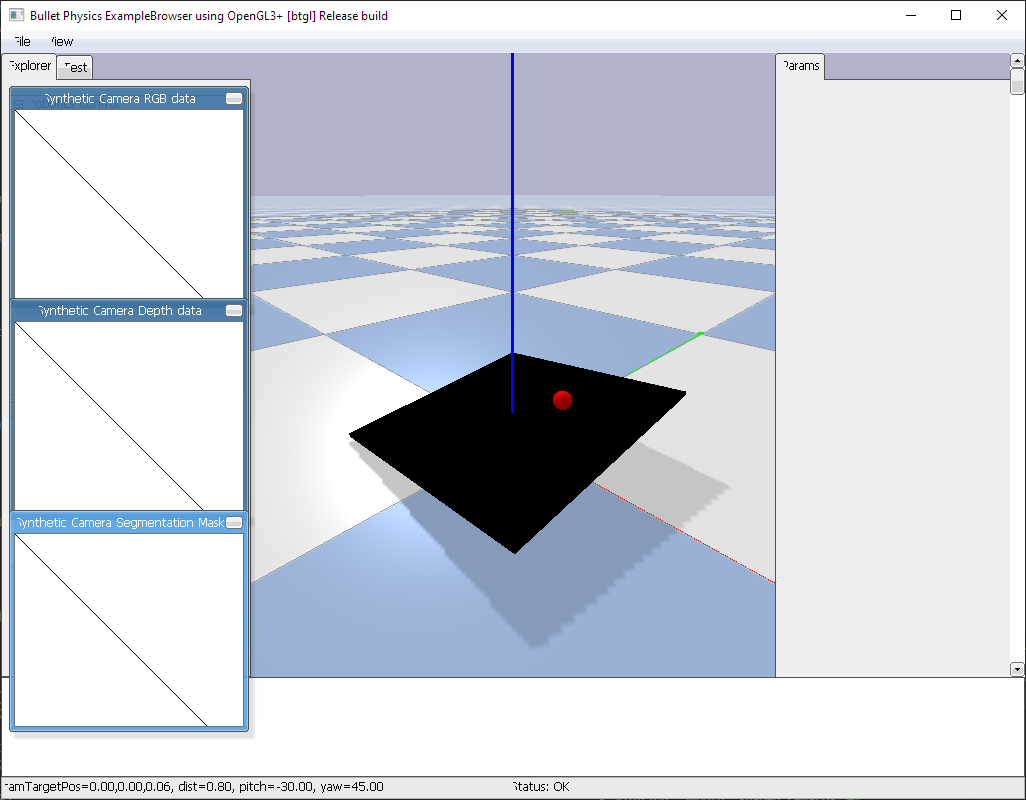
#> input picture sim.png, 1026 x 800 px; its folder holds only this picture in this run
$ python -i ball_detection_test.py   (imports and definitions only)
#> lines starting #> are read from the running program, lines starting #| are printed output that depends on the picture; after the words box and inside, x2 and y2 are one past the last pixel; in counts of white or black regions, pixels touching at a corner belong together
#> further down, picture is the input picture: shape (800, 1026, 3); mean B, G, R 219.9, 210.2, 205.5
"""
Ball Detection Test - Blue Marker Version

This script tests ball detection on your blue marker calibrated base plate.
Place a white ping pong ball on your table and see if it gets detected.

Setup Requirements:
- Run camera_calibration_color.py first to calibrate blue markers
- 35x35cm base plate with 4 blue markers at corners
- White ping pong ball on the tilting table surface

Usage: python ball_detection_test.py
"""

import cv2
import numpy as np
import time
import os
import json
from typing import Optional, Tuple
import pyrealsense2 as rs


class BlueMarkerBallDetectionTest:
    """Test ball detection with blue marker calibrated camera"""

    def __init__(self):
        self.pipeline = None
        self.config = None
        self.table_corners_pixels = None

        # Base plate and table dimensions
        self.base_plate_size = 0.35  # 35cm x 35cm base plate
        self.table_size = 0.25       # 25cm x 25cm tilting table
        self.platform_height = 0.115 # 11.5cm platform height increase

        # Ball detector settings - Adjusted for ball on platform (higher/closer to camera)
        self.lower_white = np.array([0, 0, 180])    # Lower brightness threshold
        self.upper_white = np.array([180, 50, 255]) # Higher saturation tolerance
        self.min_contour_area = 100                 # Slightly higher minimum area
        self.max_contour_area = 15000              # Much larger maximum area for closer ball
        self.circularity_threshold = 0.6           # More lenient circularity

        # Zoom/crop settings
        self.use_crop = True  # Enable cropping to zoom in on table
        self.crop_margin = 50  # Extra pixels around table corners
        self.show_crop_view = False  # Show separate crop window
        self.show_debug_mask = False  # Show HSV mask for debugging

        # Video recording settings
        self.recording = False
        self.video_writer = None
        self.recording_filename = None

        # Load calibration data
        self.load_latest_calibration()

    def load_latest_calibration(self):
        """Load the most recent blue marker calibration data"""
        calib_dir = "calibration_data"
        if not os.path.exists(calib_dir):
            print("❌ No calibration data found. Run camera_calibration_color.py first.")
            return False

        # Find latest color calibration file
        json_files = [f for f in os.listdir(calib_dir) if f.startswith("color_calibration_") and f.endswith(".json")]

        if not json_files:
            print("❌ No blue marker calibration files found.")
            return False

        # Sort by timestamp (filename contains timestamp)
        latest_file = sorted(json_files)[-1]
        json_path = os.path.join(calib_dir, latest_file)

        try:
            with open(json_path, 'r') as f:
                calib_data = json.load(f)

            self.table_corners_pixels = np.array(calib_data["corner_pixels"], dtype=np.float32)

            # Note: Blue marker calibration already accounts for 180° rotation during calibration
            # No coordinate flipping needed since calibration was done with rotated images

            print(f"✅ Loaded blue marker calibration from: {latest_file}")
            print(f"📐 Table corners loaded: {self.table_corners_pixels.shape}")
            print(f"🔵 Calibration type: {calib_data.get('calibration_type', 'unknown')}")
            return True

        except Exception as e:
            print(f"❌ Failed to load calibration: {e}")
            return False

    # [54 lines left out: functions initialize_camera, get_crop_bounds, crop_image, adjust_coordinates_for_crop, not called in this run]

    def detect_ball(self, color_frame: np.ndarray, crop_offset: tuple = (0, 0)) -> Optional[Tuple[float, float]]:
        # Convert to HSV
#> called with crop_offset = (0, 0)
        hsv = cv2.cvtColor(color_frame, cv2.COLOR_BGR2HSV)
#> hsv: shape (800, 1026, 3); mean H, S, V 35.7, 18.3, 220.1

        # Adaptive thresholding based on image brightness
        gray = cv2.cvtColor(color_frame, cv2.COLOR_BGR2GRAY)
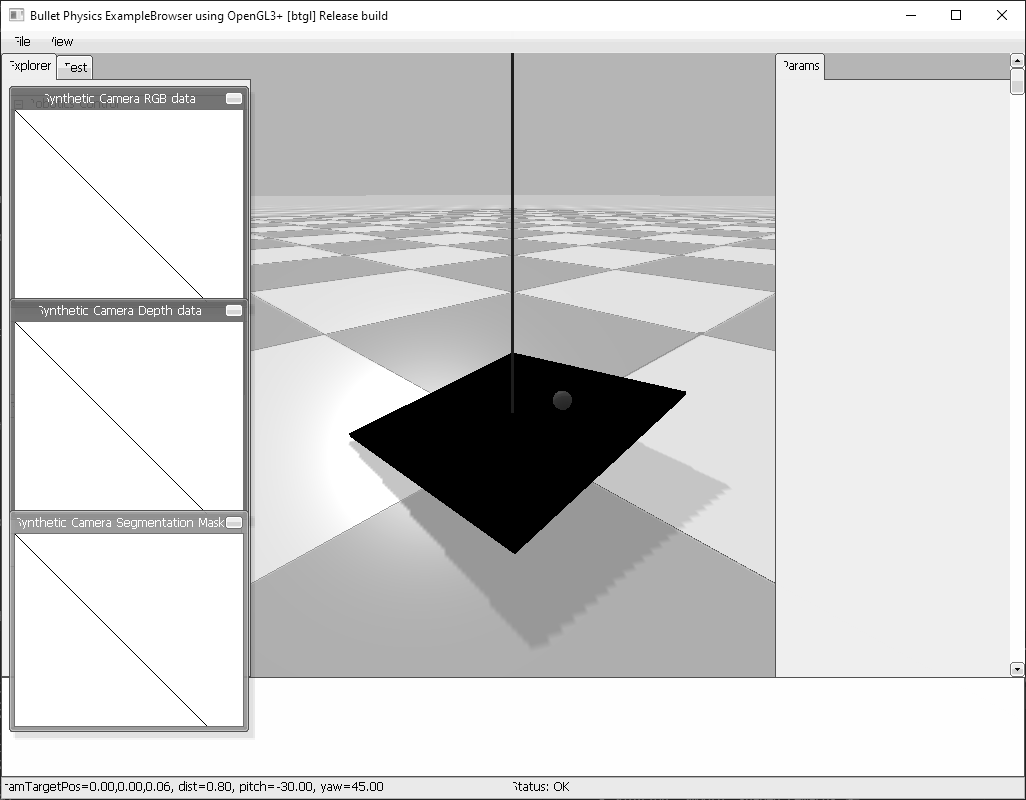
#> gray: shape (800, 1026); min 0, max 255, mean 209.9
        avg_brightness = np.mean(gray)
#> avg_brightness = 209.9

        if avg_brightness > 150:  # Very bright/light background
            # Tighter thresholds for bright scenes - look for very white objects
            lower_white = np.array([0, 0, 200])     # Higher brightness threshold
            upper_white = np.array([180, 30, 255]) # Lower saturation tolerance
            print(f"🔆 Bright scene detected (avg: {avg_brightness:.0f}) - using tight thresholds")
#| 🔆 Bright scene detected (avg: 210) - using tight thresholds
        elif avg_brightness < 80:  # Dark scene
            # More lenient thresholds for dark scenes
            lower_white = np.array([0, 0, 150])     # Lower brightness threshold
            upper_white = np.array([180, 70, 255]) # Higher saturation tolerance
            print(f"🌙 Dark scene detected (avg: {avg_brightness:.0f}) - using lenient thresholds")
        else:  # Normal lighting
            # Default thresholds
            lower_white = self.lower_white
            upper_white = self.upper_white

        # Create mask for white ball
        mask = cv2.inRange(hsv, lower_white, upper_white)
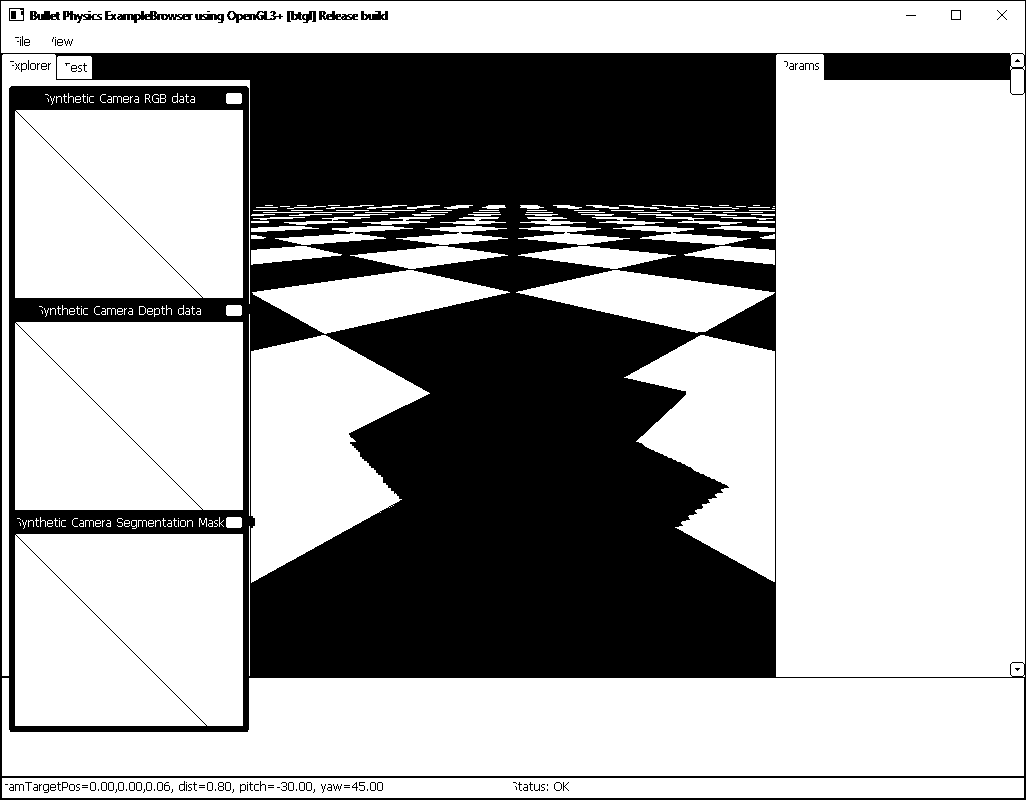
#> mask: shape (800, 1026); 64% white; 126 black regions (78 under 20 px), largest, box (x1, y1, x2, y2) and area: (0, 0, 1026, 800) 291878, (117, 11, 193, 23) 388, (227, 11, 283, 23) 272

        # For bright backgrounds, also try edge-based detection
        if avg_brightness > 150:
            # Add edge detection to help with low contrast situations
            edges = cv2.Canny(gray, 50, 150)
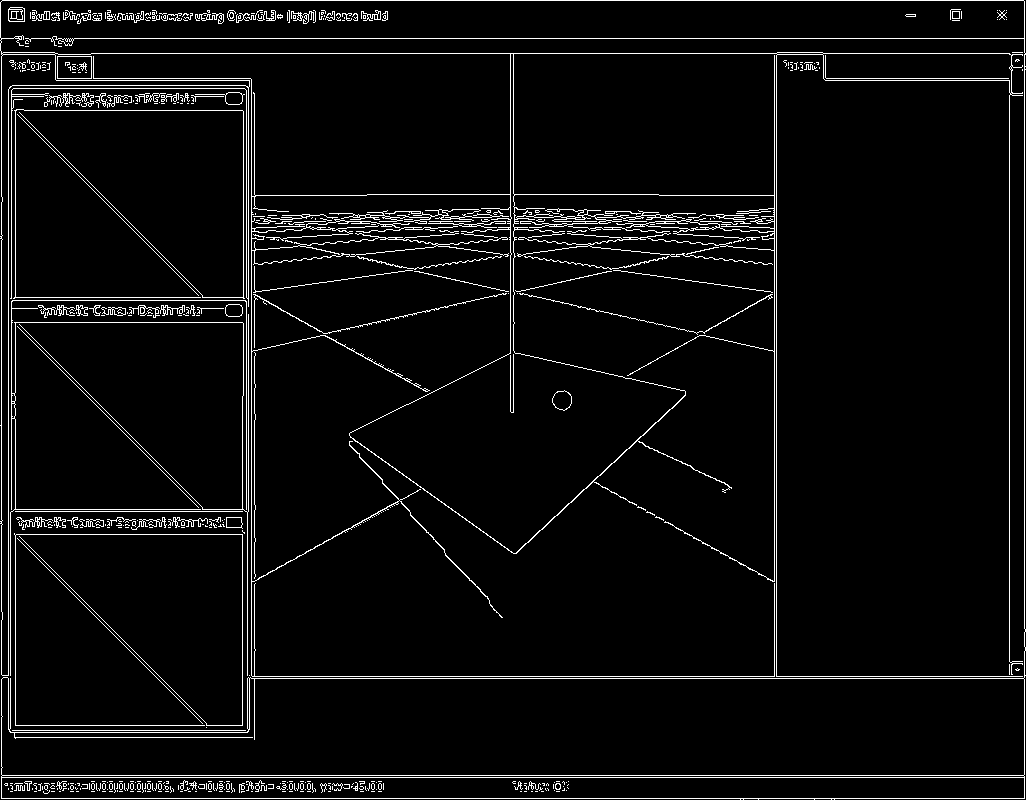
#> edges: shape (800, 1026); 4.6% white in thin lines or dots

            # Dilate edges to create thicker boundaries
            kernel_edge = np.ones((3, 3), np.uint8)
            edges_dilated = cv2.dilate(edges, kernel_edge, iterations=1)
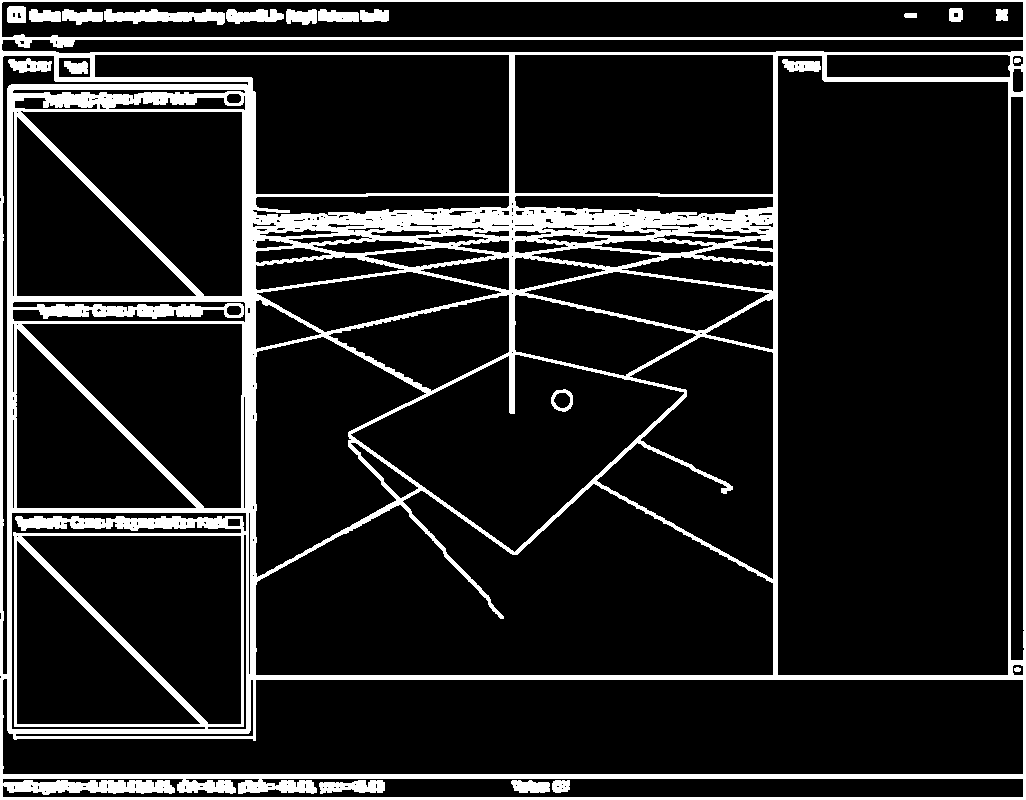
#> edges_dilated: shape (800, 1026); 13.3% white; 21 white regions, largest, box (x1, y1, x2, y2) and area: (0, 0, 1026, 800) 102071, (104, 9, 225, 25) 1219, (319, 780, 385, 794) 667

            # Combine HSV mask with edge mask for better detection
            mask = cv2.bitwise_or(mask, edges_dilated)
#> mask: shape (800, 1026); 70.9% white; 178 black regions (126 under 20 px), largest, box (x1, y1, x2, y2) and area: (256, 484, 773, 675) 73812, (95, 55, 509, 194) 38610, (515, 55, 773, 194) 35717

        # Store original mask for debugging
        self.debug_mask = mask.copy()

        # Clean up mask - more aggressive cleaning for bright scenes
        if avg_brightness > 150:
            kernel = np.ones((7, 7), np.uint8)  # Larger kernel for bright scenes
            mask = cv2.morphologyEx(mask, cv2.MORPH_OPEN, kernel)
#> mask: shape (800, 1026); 69.1% white; 24 black regions (18 under 20 px), largest, box (x1, y1, x2, y2) and area: (95, 55, 773, 675) 235624, (13, 300, 321, 400) 4642, (12, 397, 250, 729) 4546, (827, 55, 1010, 77) 4024, (13, 90, 245, 296) 2826, (700, 299, 773, 349) 1811
            mask = cv2.morphologyEx(mask, cv2.MORPH_CLOSE, kernel)
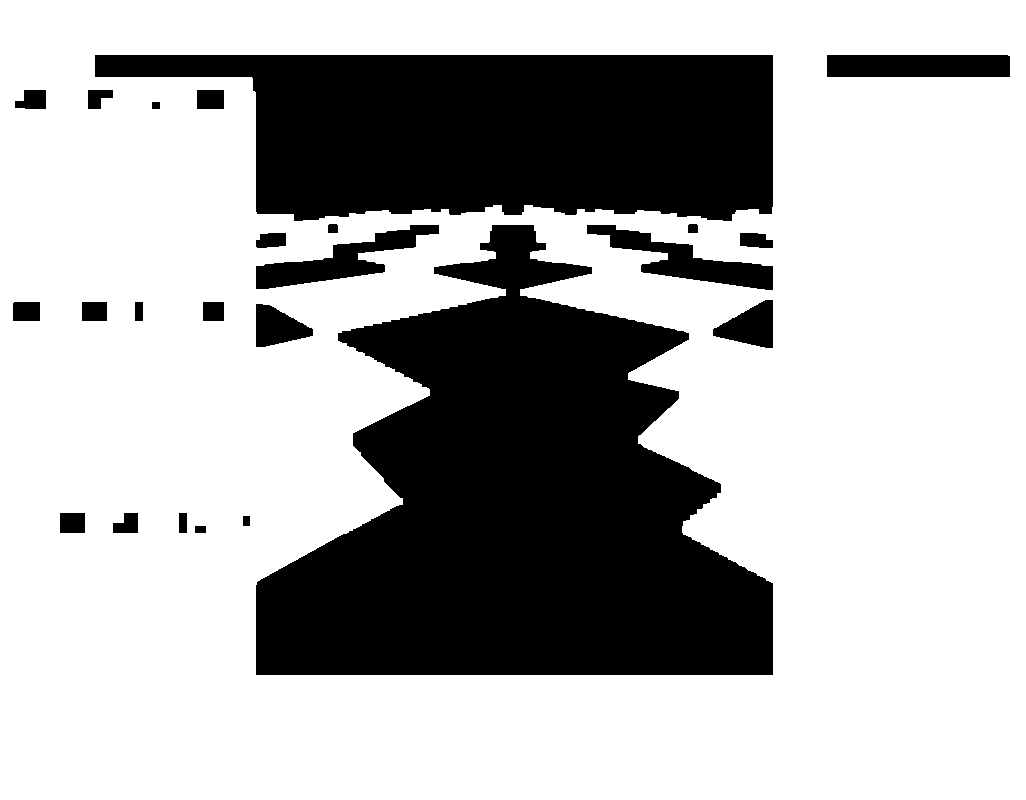
#> mask: shape (800, 1026); 70.1% white; 24 black regions, largest, box (x1, y1, x2, y2) and area: (256, 225, 773, 675) 139090, (95, 55, 773, 221) 85312, (587, 225, 773, 290) 4178
        else:
            kernel = np.ones((5, 5), np.uint8)
            mask = cv2.morphologyEx(mask, cv2.MORPH_OPEN, kernel)
            mask = cv2.morphologyEx(mask, cv2.MORPH_CLOSE, kernel)

        # Find contours
        contours, _ = cv2.findContours(mask, cv2.RETR_EXTERNAL, cv2.CHAIN_APPROX_SIMPLE)
#> contours = [[[0, 0], [0, 799], [1025, 799], [1025, 0]]]

        if not contours:
            return None

        # Adaptive area thresholds based on brightness
        if avg_brightness > 150:
            # Stricter requirements for bright scenes
            min_area = 80   # Slightly larger minimum
            max_area = 6000 # Smaller maximum to avoid large bright areas
            circularity_thresh = 0.7  # Higher circularity requirement
        else:
            # Standard requirements
            min_area = self.min_contour_area
            max_area = self.max_contour_area
            circularity_thresh = self.circularity_threshold

        # Filter by area and circularity
        valid_contours = []
        for contour in contours:
            area = cv2.contourArea(contour)
            if min_area < area < max_area:
                perimeter = cv2.arcLength(contour, True)
                if perimeter > 0:
                    circularity = 4 * np.pi * area / (perimeter * perimeter)
                    if circularity > circularity_thresh:
                        valid_contours.append((contour, area))
#> this loop made 1 pass
#> (contour, area) on pass 1: ([[0, 0], [0, 799], [1025, 799], [1025, 0]], 818975)
#> after the loop, valid_contours = []

        if not valid_contours:
            return None

        # Use largest valid contour
        best_contour = max(valid_contours, key=lambda x: x[1])[0]

        # Get centroid
        M = cv2.moments(best_contour)
        if M["m00"] == 0:
            return None

        cx = M["m10"] / M["m00"]
        cy = M["m01"] / M["m00"]

        # Adjust coordinates for crop offset
        cx_adjusted, cy_adjusted = self.adjust_coordinates_for_crop(cx, cy, crop_offset)

        return (cx_adjusted, cy_adjusted)

    # [441 lines left out: functions pixel_to_world_coordinates, run_ball_detection_test, _toggle_recording, _start_recording, _initialize_video_writer, _stop_recording and 2 more, not called in this run]


# [2 lines not run here, left out]

>>> import cv2
>>> picture = cv2.imread('sim.png')
>>> result = BlueMarkerBallDetectionTest().detect_ball(picture)
